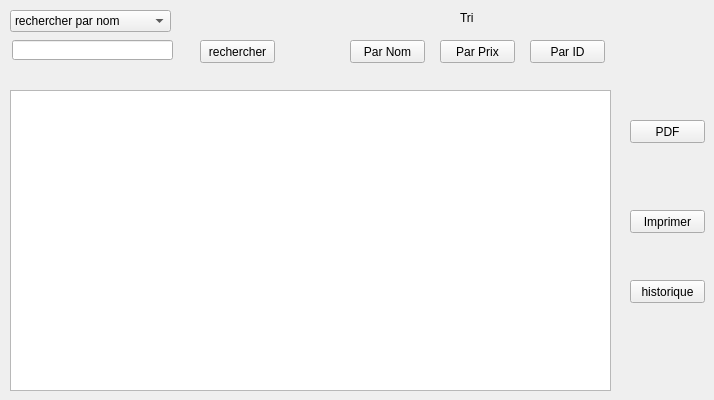
        <widget class="QWidget" name="tab_4">
         <attribute name="title">
          <string>Afficher</string>
         </attribute>
         <widget class="QComboBox" name="comboBox">
          <property name="geometry">
           <rect>
            <x>10</x>
            <y>10</y>
            <width>161</width>
            <height>22</height>
           </rect>
          </property>
          <item>
           <property name="text">
            <string>rechercher par nom</string>
           </property>
          </item>
          <item>
           <property name="text">
            <string>rechercher par prix</string>
           </property>
          </item>
          <item>
           <property name="text">
            <string>rechercher par id</string>
           </property>
          </item>
         </widget>
         <widget class="QPushButton" name="pushButton_5">
          <property name="geometry">
           <rect>
            <x>200</x>
            <y>40</y>
            <width>75</width>
            <height>23</height>
           </rect>
          </property>
          <property name="text">
           <string>rechercher</string>
          </property>
         </widget>
         <widget class="QPushButton" name="pushButton_6">
          <property name="geometry">
           <rect>
            <x>350</x>
            <y>40</y>
            <width>75</width>
            <height>23</height>
           </rect>
          </property>
          <property name="text">
           <string>Par Nom</string>
          </property>
         </widget>
         <widget class="QPushButton" name="pushButton_7">
          <property name="geometry">
           <rect>
            <x>440</x>
            <y>40</y>
            <width>75</width>
            <height>23</height>
           </rect>
          </property>
          <property name="text">
           <string>Par Prix</string>
          </property>
         </widget>
         <widget class="QPushButton" name="pushButton_8">
          <property name="geometry">
           <rect>
            <x>530</x>
            <y>40</y>
            <width>75</width>
            <height>23</height>
           </rect>
          </property>
          <property name="text">
           <string>Par ID</string>
          </property>
         </widget>
         <widget class="QLineEdit" name="lineEdit">
          <property name="geometry">
           <rect>
            <x>12</x>
            <y>40</y>
            <width>161</width>
            <height>20</height>
           </rect>
          </property>
         </widget>
         <widget class="QTableView" name="table_produit">
          <property name="geometry">
           <rect>
            <x>10</x>
            <y>90</y>
            <width>601</width>
            <height>301</height>
           </rect>
          </property>
         </widget>
         <widget class="QLabel" name="label_4">
          <property name="geometry">
           <rect>
            <x>460</x>
            <y>10</y>
            <width>31</width>
            <height>16</height>
           </rect>
          </property>
          <property name="text">
           <string>Tri</string>
          </property>
         </widget>
         <widget class="QPushButton" name="pushButton_9">
          <property name="geometry">
           <rect>
            <x>630</x>
            <y>120</y>
            <width>75</width>
            <height>23</height>
           </rect>
          </property>
          <property name="text">
           <string>PDF</string>
          </property>
         </widget>
         <widget class="QPushButton" name="pushButton_10">
          <property name="geometry">
           <rect>
            <x>630</x>
            <y>210</y>
            <width>75</width>
            <height>23</height>
           </rect>
          </property>
          <property name="text">
           <string>Imprimer</string>
          </property>
         </widget>
         <widget class="QPushButton" name="pushButton_11">
          <property name="geometry">
           <rect>
            <x>630</x>
            <y>280</y>
            <width>75</width>
            <height>23</height>
           </rect>
          </property>
          <property name="text">
           <string>historique</string>
          </property>
         </widget>
        </widget>
